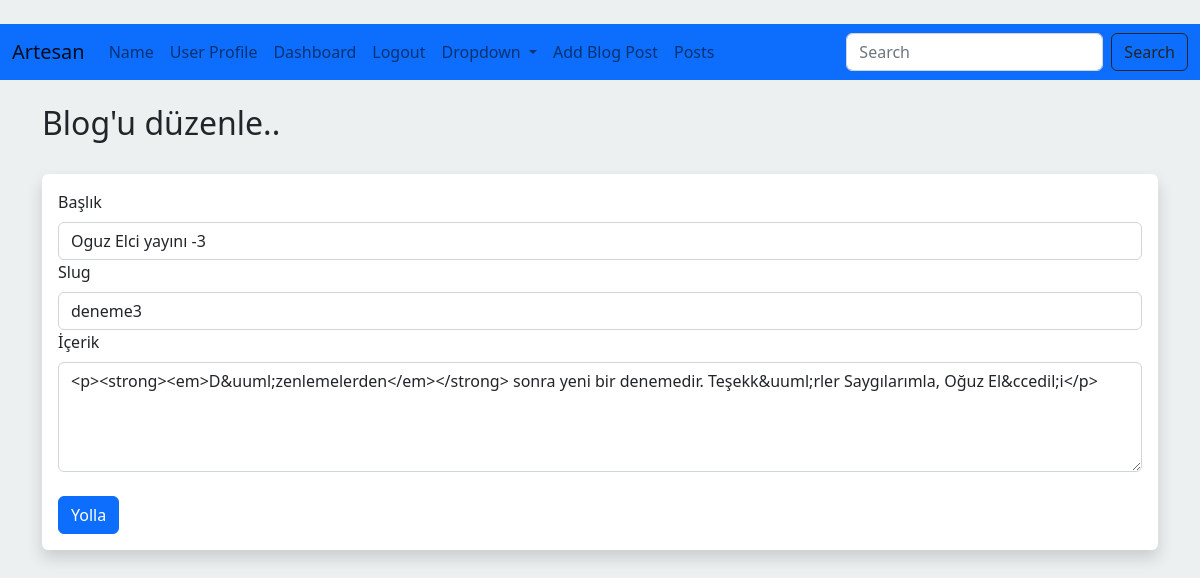
/posts/edit/1 (signed in), run on the app's committed database.
### app.py (models this page shows)
class Posts(db.Model):
    __tablename__='posts'
    id=db.Column(db.Integer, primary_key=True)
    title=db.Column(db.String(255))
    content=db.Column(db.Text)
    date_posted=db.Column(db.DateTime, default=datetime.utcnow() + timedelta(hours=3))
    slug=db.Column(db.String(255))
    poster_id=db.Column(db.Integer, db.ForeignKey('personel.id'))

### app.py (the view, shortened to what this page needs)
@app.route('/posts/edit/<int:id>', methods=['GET','POST'])
@login_required
def edit_post(id):
    post=Posts.query.get_or_404(id)
    form=PostForm()
    if current_user.id==post.poster_id or current_user.id==1:
        form.title.data=post.title
        form.slug.data=post.slug
        form.content.data=post.content
        return render_template('edit_post.html', form=form)
    else:
        flash("Blog'u değiştirmek için yetkili değilsiniz")
        posts = Posts.query.order_by(Posts.date_posted)
        return render_template('posts.html', posts=posts)

### webforms.py
class PostForm(FlaskForm):
    title=StringField("Başlık",validators=[DataRequired()])
    content = CKEditorField('İçerik', validators=[DataRequired()])
    slug=StringField("Slug",validators=[DataRequired()])
    submit=SubmitField("Yolla")

class SearchForm(FlaskForm):
    searched=StringField('Aranan', validators=[DataRequired()])
    submit=SubmitField('Yolla')

### app.py (called while the page is built)
@login_manager.user_loader
def load_user(user_id):
    return Personel.query.get(int(user_id))

@app.context_processor
def base():
    form=SearchForm()
    return dict(form=form)

### templates/edit_post.html (shortened to what this page needs)
{% extends "base.html" %}
{% block content %}
<h2>Blog'u düzenle..</h2>
<br/>
<div class="shadow p-3 mb-5 bg-body rounded">
    <form method="POST">
            {{ form.title.label(class="form-label") }}
            {{ form.title(class="form-control") }}
            {{ form.slug.label(class="form-label") }}
            {{ form.slug(class="form-control") }}
            {{ form.content.label(class="form-label") }}
            {{ form.content(class="form-control", rows="4") }}
            <br/>
            {{ form.submit(class="btn btn-primary") }}
    </form>
</div>
{% endblock %}

### static/css/style.css (style rules this page uses)
body { background: #ECF0F1 }

### data on the page
Posts: title "Oguz Elci yayını -3", slug "deneme3", content "<p><strong><em>D&uuml;zenlemelerden</em></strong> sonra yeni bir denemedir. Teşekk&uuml;rler Saygılarımla, Oğuz El&ccedil;i</p>"
